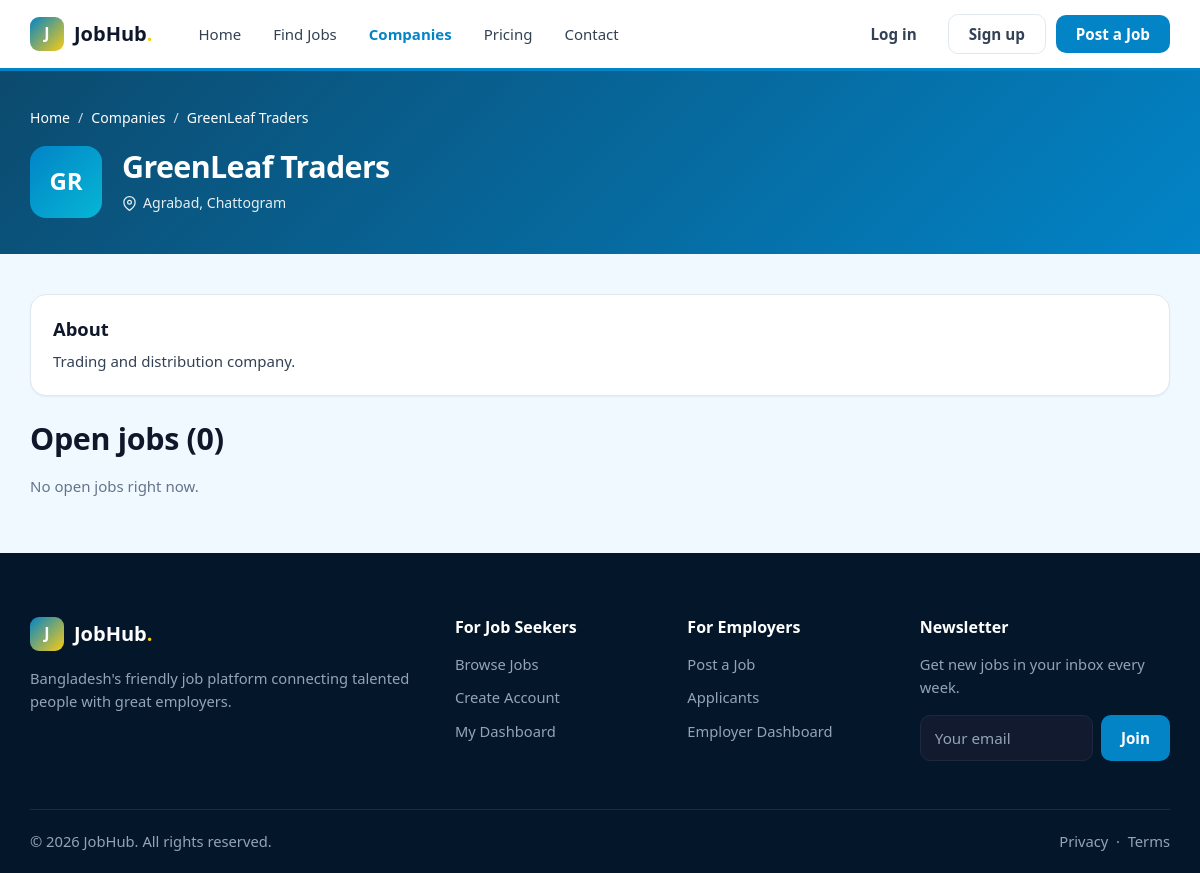
Page /companies.php?id=4 on the earlier database version.
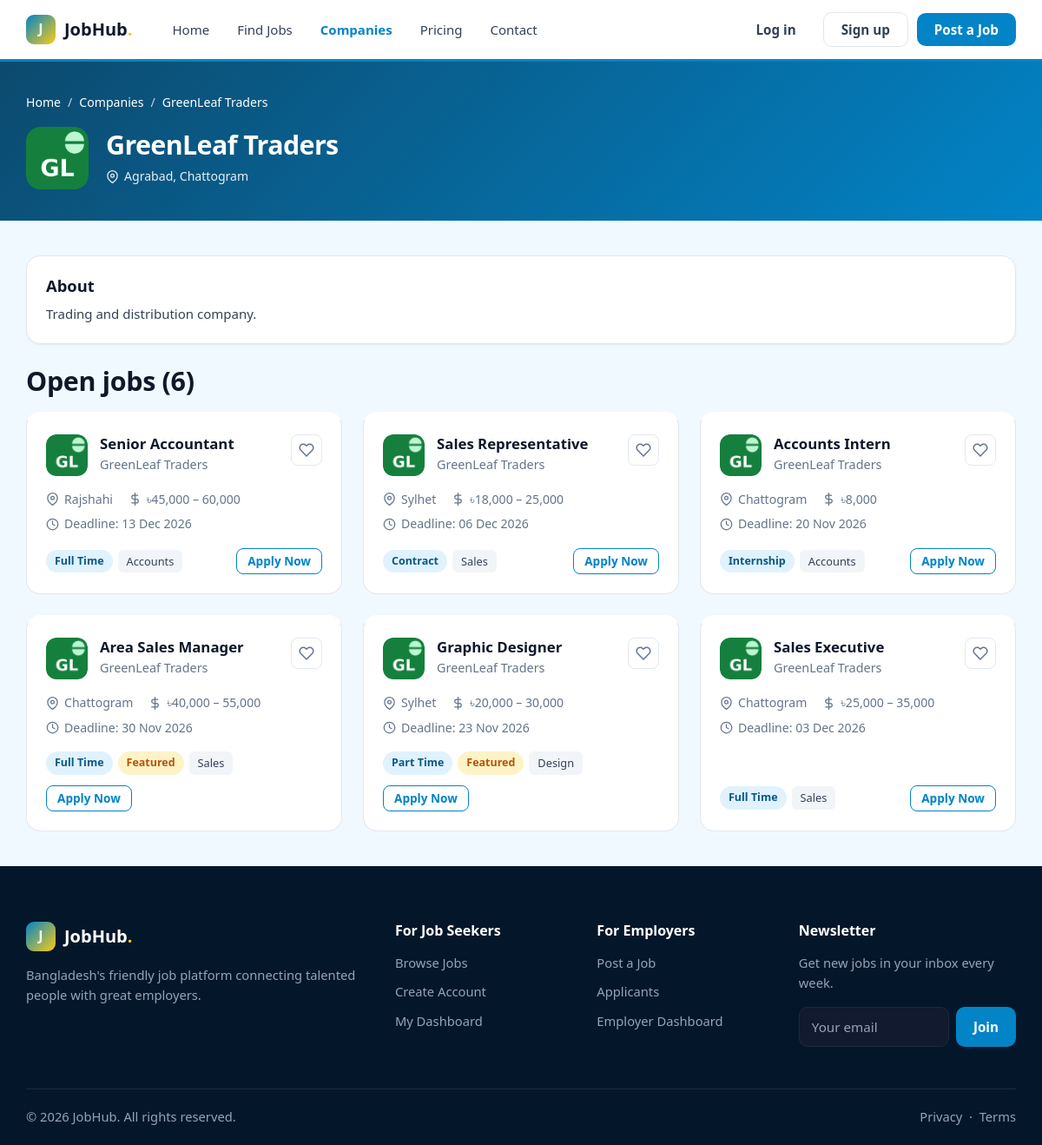
Same page on the later database version.
### tables this page shows
CREATE TABLE `companies` (
  `id` int UNSIGNED NOT NULL,
  `user_id` int UNSIGNED NOT NULL,
  `city_id` int UNSIGNED DEFAULT NULL,
  `name` varchar(150) NOT NULL,
  `logo` varchar(255) DEFAULT NULL,
  `website` varchar(255) DEFAULT NULL,
  `address` text,
  `description` text
);

CREATE TABLE `jobs` (
  `id` int UNSIGNED NOT NULL,
  `company_id` int UNSIGNED NOT NULL,
  `category_id` int UNSIGNED DEFAULT NULL,
  `city_id` int UNSIGNED DEFAULT NULL,
  `subscription_id` int UNSIGNED DEFAULT NULL,
  `title` varchar(150) NOT NULL,
  `slug` varchar(180) NOT NULL,
  `job_type` enum('full_time','part_time','contract','internship','remote') NOT NULL DEFAULT 'full_time',
  `salary_min` decimal(10,2) DEFAULT NULL,
  `salary_max` decimal(10,2) DEFAULT NULL,
  `description` text,
  `deadline` date NOT NULL,
  `status` enum('pending','approved','rejected','closed') NOT NULL DEFAULT 'pending',
  `is_featured` tinyint(1) NOT NULL DEFAULT '0'
);

CREATE TABLE `cities` (
  `id` int UNSIGNED NOT NULL,
  `name` varchar(100) NOT NULL,
  `division` varchar(50) NOT NULL
);

CREATE TABLE `categories` (
  `id` int UNSIGNED NOT NULL,
  `name` varchar(100) NOT NULL,
  `slug` varchar(120) NOT NULL
);

### job-card.php (the view, shortened to what the changed rows need)
<?php
$short = strtoupper(substr($row['company_name'], 0, 2));
if ($row['salary_min'] && $row['salary_max']) {
  $salary = '৳' . number_format($row['salary_min']) . ' – ' . number_format($row['salary_max']);
} else if ($row['salary_min']) {
  $salary = '৳' . number_format($row['salary_min']);
} else {
  $salary = 'Negotiable';
}
$type = ucwords(str_replace('_', ' ', $row['job_type']));
$isSaved = false;
?>
<div class="job-card" style="cursor:pointer" onclick="location.href='job-details.php?id=<?php echo $row['id']; ?>'">
  <div class="job-card-head">
    <?php if ($row['logo']) { ?>
      <img class="company-logo" src="uploads/logos/<?php echo $row['logo']; ?>" alt="">
    <?php } else { ?>
      <div class="company-logo" style="background:#0f766e"><?php echo $short; ?></div>
    <?php } ?>
    <div class="job-card-info">
      <h3><a href="job-details.php?id=<?php echo $row['id']; ?>"><?php echo $row['title']; ?></a></h3>
      <p class="muted"><?php echo $row['company_name']; ?></p>
    </div>
    <a class="icon-btn <?php if ($isSaved) echo 'saved'; ?>" href="save-job.php?id=<?php echo $row['id']; ?>" onclick="event.stopPropagation()" title="<?php echo $isSaved ? 'Remove from saved' : 'Save job'; ?>"><svg class="ic" viewBox="0 0 24 24" aria-hidden="true"><path d="M20.84 4.61a5.5 5.5 0 0 0-7.78 0L12 5.67l-1.06-1.06a5.5 5.5 0 0 0-7.78 7.78L12 21.23l8.84-8.84a5.5 5.5 0 0 0 0-7.78z"/></svg></a>
  </div>
  <div class="job-meta">
    <span><svg class="ic" viewBox="0 0 24 24" aria-hidden="true"><path d="M21 10c0 7-9 13-9 13s-9-6-9-13a9 9 0 0 1 18 0z"/><circle cx="12" cy="10" r="3"/></svg><?php echo $row['city_name'] ? $row['city_name'] : 'Bangladesh'; ?></span>
    <span><svg class="ic" viewBox="0 0 24 24" aria-hidden="true"><line x1="12" y1="1" x2="12" y2="23"/><path d="M17 5H9.5a3.5 3.5 0 0 0 0 7h5a3.5 3.5 0 0 1 0 7H6"/></svg><?php echo $salary; ?></span>
    <span><svg class="ic" viewBox="0 0 24 24" aria-hidden="true"><circle cx="12" cy="12" r="10"/><polyline points="12 6 12 12 16 14"/></svg> Deadline: <?php echo date('d M Y', strtotime($row['deadline'])); ?></span>
  </div>
  <div class="job-card-foot">
    <div class="tags">
      <span class="badge badge-primary"><?php echo $type; ?></span>
      <?php if ($row['is_featured']) { ?><span class="badge badge-warning">Featured</span><?php } ?>
      <?php if ($row['category_name']) { ?><span class="tag"><?php echo $row['category_name']; ?></span><?php } ?>
    </div>
    <a class="btn btn-sm btn-outline" href="job-details.php?id=<?php echo $row['id']; ?>">Apply Now</a>
  </div>
</div>

### companies.php (shortened to what the changed rows need)
<?php
include('dbconfig.php');
$id = isset($_GET['id']) ? (int)$_GET['id'] : 0;
if ($id > 0) {
  $company = $conn->query("SELECT companies.*, cities.name AS city_name
                           FROM companies
                           LEFT JOIN cities ON cities.id = companies.city_id
                           WHERE companies.id = $id")->fetch_assoc();
  $jobs = $conn->query("SELECT jobs.*, companies.name AS company_name, companies.logo,
                               cities.name AS city_name, categories.name AS category_name
                        FROM jobs
                        JOIN companies ON companies.id = jobs.company_id
                        LEFT JOIN cities ON cities.id = jobs.city_id
                        LEFT JOIN categories ON categories.id = jobs.category_id
                        WHERE jobs.company_id = $id AND jobs.status = 'approved' AND jobs.deadline >= CURDATE()
                        ORDER BY jobs.id DESC");
}
?>
<!DOCTYPE html>
<html lang="en">
<head>
  <link rel="stylesheet" href="assets/css/style.css?v=2">
</head>
<body>
<main>
<?php if ($id > 0) { ?>
<section class="page-header">
  <div class="container">
    <ul class="breadcrumb"><li><a href="index.php">Home</a></li><li><a href="companies.php">Companies</a></li><li><?php echo $company['name']; ?></li></ul>
    <div class="job-hero mt-2">
      <?php if ($company['logo']) { ?><img class="company-logo lg" src="uploads/logos/<?php echo $company['logo']; ?>" alt="" style="object-fit:cover"><?php } else { ?><div class="company-logo lg" style="background:#2563eb"><?php echo strtoupper(substr($company['name'], 0, 2)); ?></div><?php } ?>
      <div class="job-hero-info">
        <h1><?php echo $company['name']; ?></h1>
        <div class="job-meta">
          <span><svg class="ic" viewBox="0 0 24 24" aria-hidden="true"><path d="M21 10c0 7-9 13-9 13s-9-6-9-13a9 9 0 0 1 18 0z"/><circle cx="12" cy="10" r="3"/></svg><?php echo $company['address'] ? $company['address'] : $company['city_name']; ?></span>
        </div>
      </div>
    </div>
  </div>
</section>
<section class="section-sm">
  <div class="container">
    <div class="card mb-3"><div class="card-body">
      <h3>About</h3>
      <p class="mb-0"><?php echo nl2br($company['description']); ?></p>
    </div></div>
    <h2 class="mb-2">Open jobs (<?php echo $jobs->num_rows; ?>)</h2>
    <div class="grid grid-3">
      <?php
      if ($jobs->num_rows == 0) {
        echo '<p class="muted">No open jobs right now.</p>';
      }
      while ($row = $jobs->fetch_assoc()) {
        include('job-card.php');
      }
      ?>
    </div>
  </div>
</section>
<?php } ?>
</main>
<?php include('footer.php'); ?>

Differences in the rows shown:
changed companies "GreenLeaf Traders": logo: picture added; logo empty → "greenleaf.png" (drawn); name "GR" → (not shown)
added jobs: company.logo (picture), title "Senior Accountant", company.name "GreenLeaf Traders", city.name "Rajshahi", salary "৳45,000 – 60,000", deadline "13 Dec 2026", job_type "Full Time", category.name "Accounts"
added jobs: company.logo (picture), title "Sales Representative", company.name "GreenLeaf Traders", city.name "Sylhet", salary "৳18,000 – 25,000", deadline "06 Dec 2026", job_type "Contract", category.name "Sales"
added jobs: company.logo (picture), title "Accounts Intern", company.name "GreenLeaf Traders", city.name "Chattogram", salary_min "৳8,000", deadline "20 Nov 2026", job_type "Internship", category.name "Accounts"
added jobs: company.logo (picture), title "Area Sales Manager", company.name "GreenLeaf Traders", city.name "Chattogram", salary "৳40,000 – 55,000", deadline "30 Nov 2026", job_type "Full Time", is_featured "Featured", category.name "Sales"
now on this page (row edited): jobs: company.logo (picture), title "Graphic Designer", company.name "GreenLeaf Traders", city.name "Sylhet", salary "৳20,000 – 30,000", deadline "23 Nov 2026", job_type "Part Time", is_featured "Featured", category.name "Design"
now on this page (row edited): jobs: company.logo (picture), title "Sales Executive", company.name "GreenLeaf Traders", city.name "Chattogram", salary "৳25,000 – 35,000", deadline "03 Dec 2026", job_type "Full Time", category.name "Sales"
Other differences:
$jobs->num_rows: "0" → "6"
text no longer shown: "No open jobs right now."
